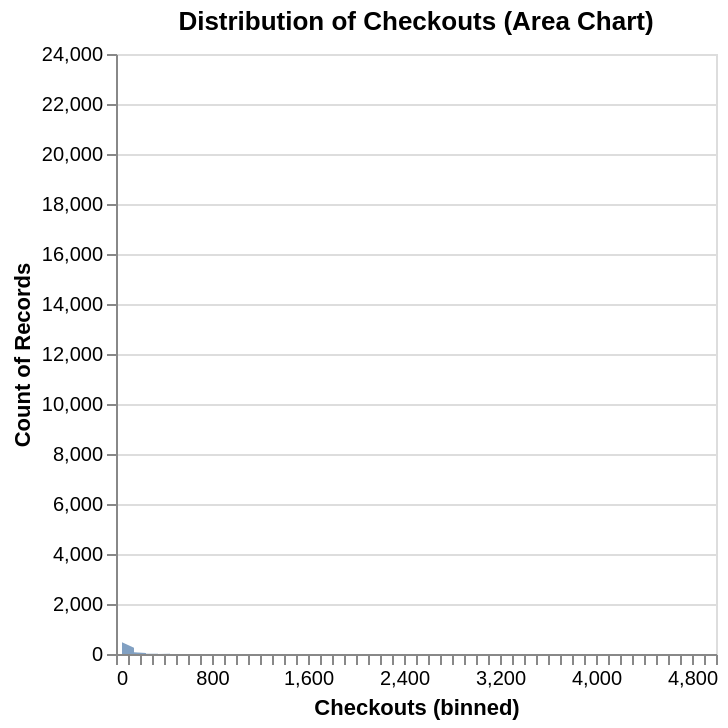

Notebook code cell kept with this figure:
### Markdown cell above
## TASK 2: Use a different type of Altair mark for each visualization

For this task, we'll re-create visualizations using an area chart for 'Checkouts' distribution and a horizontal bar chart for 'MaterialType' counts, avoiding vertical bar graphs as requested.

### Code cell
import altair as alt

# Visualization 1: Distribution of Checkouts using an Area Chart
chart_checkouts_area = alt.Chart(seattle_df).mark_area(opacity=0.7).encode(
    alt.X('Checkouts', bin=alt.Bin(maxbins=50)), # Use binning for distribution
    alt.Y('count()', stack=None),
    tooltip=['Checkouts', 'count()']
).properties(
    title='Distribution of Checkouts (Area Chart)'
).interactive()

display(chart_checkouts_area)

### Figure 1 — Vega specification as saved in the notebook (floating-point values rounded to 4 significant figures; data arrays with more than 128 entries replaced by an {"elided": "..."} marker saying what was removed)
{"$schema": "https://vega.github.io/schema/vega/v5.json", "data": [{"name": "param_11_store"}, {"name": "source_0", "values": {"elided": "719 records"}}, {"name": "source_0_y_domain___count", "values": [{"min": 1, "max": 22622}]}], "signals": [{"name": "bin_maxbins_50_Checkouts_bins", "value": {"fields": ["Checkouts"], "fname": "bin_Checkouts", "start": 0.0, "step": 100.0, "stop": 5000.0}}, {"name": "unit", "value": {}, "on": [{"events": "pointermove", "update": "isTuple(group()) ? group() : unit"}]}, {"name": "param_11", "update": "vlSelectionResolve(\"param_11_store\", \"union\")"}, {"name": "param_11_Checkouts", "on": [{"events": [{"source": "view", "type": "dblclick"}], "update": "null"}, {"events": {"signal": "param_11_translate_delta"}, "update": "panLinear(param_11_translate_anchor.extent_x, -param_11_translate_delta.x / width)"}, {"events": {"signal": "param_11_zoom_delta"}, "update": "zoomLinear(domain(\"x\"), param_11_zoom_anchor.x, param_11_zoom_delta)"}]}, {"name": "param_11_tuple", "on": [{"events": [{"signal": "param_11_Checkouts"}], "update": "param_11_Checkouts ? {unit: \"\", fields: param_11_tuple_fields, values: [param_11_Checkouts]} : null"}]}, {"name": "param_11_tuple_fields", "value": [{"field": "Checkouts", "channel": "x", "type": "R"}]}, {"name": "param_11_translate_anchor", "value": {}, "on": [{"events": [{"source": "scope", "type": "pointerdown"}], "update": "{x: x(unit), y: y(unit), extent_x: domain(\"x\")}"}]}, {"name": "param_11_translate_delta", "value": {}, "on": [{"events": [{"source": "window", "between": [{"source": "scope", "type": "pointerdown"}, {"source": "window", "type": "pointerup"}], "type": "pointermove", "consume": true}], "update": "{x: param_11_translate_anchor.x - x(unit), y: param_11_translate_anchor.y - y(unit)}"}]}, {"name": "param_11_zoom_anchor", "on": [{"events": [{"source": "scope", "type": "wheel", "consume": true}], "update": "{x: invert(\"x\", x(unit)), y: invert(\"y\", y(unit))}"}]}, {"name": "param_11_zoom_delta", "on": [{"events": [{"source": "scope", "type": "wheel", "consume": true}], "update": "pow(1.001, event.deltaY * pow(16, event.deltaMode))", "force": true}]}, {"name": "param_11_modify", "on": [{"events": {"signal": "param_11_tuple"}, "update": "modify(\"param_11_store\", param_11_tuple, true)"}]}], "marks": [{"type": "area", "name": "marks", "from": {"data": "source_0"}, "sort": {"field": "x"}, "encode": {"update": {"x": {"signal": "scale(\"x\", 0.5 * datum[\"bin_maxbins_50_Checkouts\"] + 0.5 * datum[\"bin_maxbins_50_Checkouts_end\"])"}, "y": {"field": "__count", "scale": "y"}, "y2": {"value": 0, "scale": "y"}, "defined": {"signal": "isValid(datum[\"bin_maxbins_50_Checkouts\"]) && isFinite(+datum[\"bin_maxbins_50_Checkouts\"])"}, "orient": {"value": "vertical"}, "tooltip": {"signal": "{\"Checkouts\": format(datum[\"Checkouts\"], \"\"), \"Count of Records\": format(datum[\"__count\"], \"\")}"}, "fill": {"value": "#4c78a8"}, "opacity": {"value": 0.7}}}, "clip": true, "style": ["area"], "interactive": true}], "scales": [{"name": "x", "type": "linear", "domain": {"signal": "[bin_maxbins_50_Checkouts_bins.start, bin_maxbins_50_Checkouts_bins.stop]"}, "range": [0, {"signal": "width"}], "bins": {"signal": "bin_maxbins_50_Checkouts_bins"}, "zero": false, "domainRaw": {"signal": "param_11[\"Checkouts\"]"}}, {"name": "y", "type": "linear", "domain": [{"signal": "(data(\"source_0_y_domain___count\")[0] || {}).min"}, {"signal": "(data(\"source_0_y_domain___count\")[0] || {}).max"}], "range": [{"signal": "height"}, 0], "zero": true, "nice": true}], "axes": [{"scale": "y", "tickCount": {"signal": "ceil(height/40)"}, "aria": false, "gridScale": "x", "minExtent": 0, "orient": "left", "grid": true, "zindex": 0, "labels": false, "domain": false, "maxExtent": 0, "ticks": false}, {"scale": "x", "labelFlush": true, "labelOverlap": true, "tickCount": {"signal": "ceil(width/10)"}, "grid": false, "zindex": 0, "orient": "bottom", "title": "Checkouts (binned)"}, {"scale": "y", "title": "Count of Records", "zindex": 0, "labelOverlap": true, "tickCount": {"signal": "ceil(height/40)"}, "grid": false, "orient": "left"}], "title": {"text": "Distribution of Checkouts (Area Chart)", "frame": "group"}, "background": "white", "padding": 5, "style": "cell", "width": 300, "height": 300}
